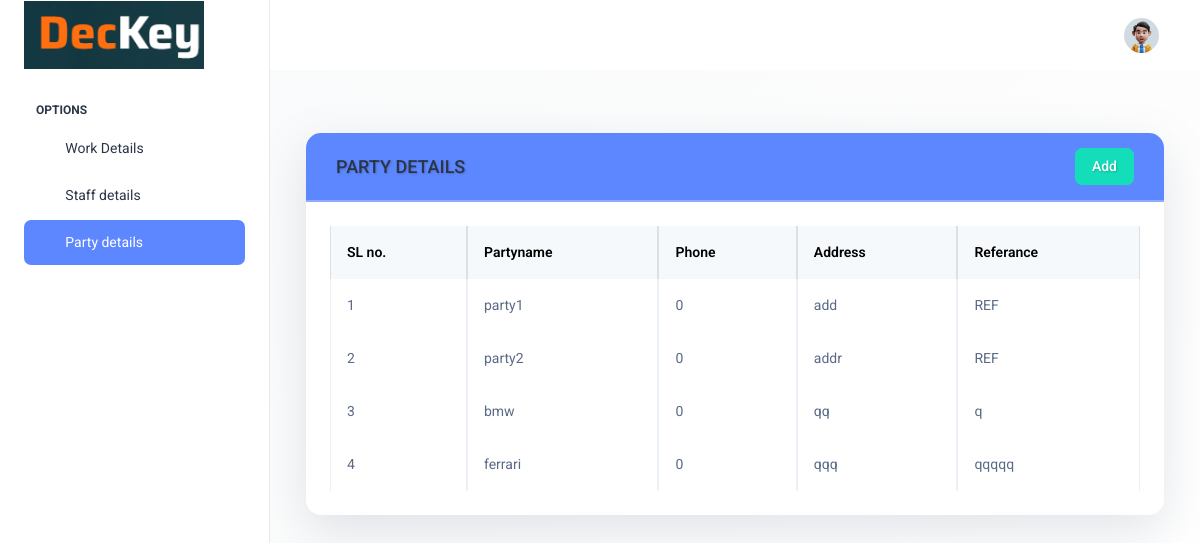
The page /view_party (signed in) on the database as committed earlier.
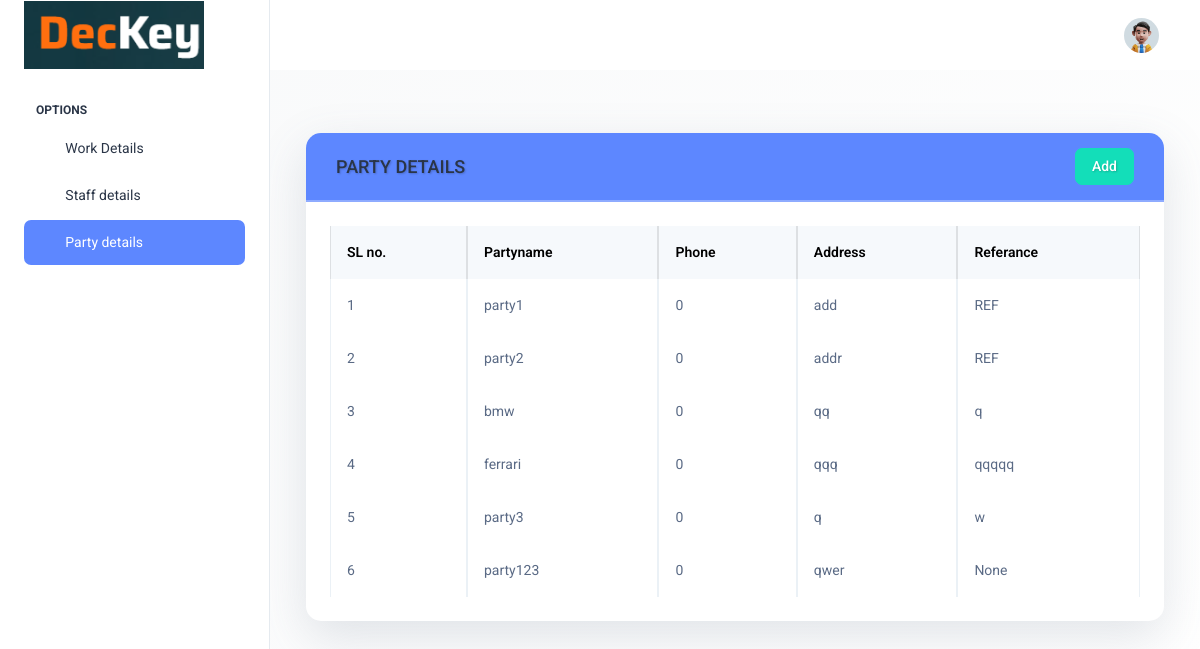
The same page on the database as committed later.
### dec_app/models.py (models this page shows, shortened)
class Party(models.Model):
    Party_name = models.CharField(max_length=50)
    party_phone_number = models.CharField(max_length=10,default= 0000000000)
    party_address = models.CharField(max_length=100)
    referance = models.CharField(max_length=10,blank=True,null=True)

### dec_app/views.py (the view)
# urls.py: path("view_party",views.view_party,name="view_party"),
@login_required(login_url='loginpage')
def view_party(request):
    data = Party.objects.all()
    return render(request, 'views_party.html', {'data': data})

### templates/views_party.html (shortened to what this page needs)
{% extends 'userpage.html' %}
{% block content %}
<div class="container-fluid my-5">
    <div class="card shadow-lg border-0 slide-in">
        <div class="card-header bg-primary text-white d-flex align-items-center justify-content-between">
            <h4 class="card-title mb-0">PARTY DETAILS</h4>
            <a href="{% url 'add_party' %}" class="btn btn-success" role="button" aria-pressed="true">Add</a>
        </div>
        <div class="card-body p-4">
            <div class="table-responsive">
                <table class="table table-hover table-bordered align-middle">
                    <thead class="table-light">
                        <tr>
                            <th scope="col">SL no.</th>
                            <th scope="col">Partyname</th>
                            <th scope="col">Phone</th>
                            <th scope="col">Address</th>
                            <th scope="col">Referance</th>
                        </tr>
                    </thead>
                    <tbody>
                        {% for i in data %}
                        <tr class="fade-in-row">
                            <td>{{forloop.counter}}</td>
                            <td>{{ i.Party_name }}</td>
                            <td>{{ i.party_phone_number }}</td>
                             <td>{{ i.party_address }}</td>
                             <td>{{ i.referance }}</td>
                        </tr>
                        {% endfor %}
                    </tbody>
                </table>
            </div>
        </div>
    </div>
</div>
<link href="https://cdn.jsdelivr.net/npm/bootstrap-icons/font/bootstrap-icons.css" rel="stylesheet">
{% endblock %}

Rows that differ between the two databases and show on the page:
added Party: Party_name "party3", party_phone_number "0", party_address "q", referance "w"
added Party: Party_name "party123", party_phone_number "0", party_address "qwer", referance "None"
